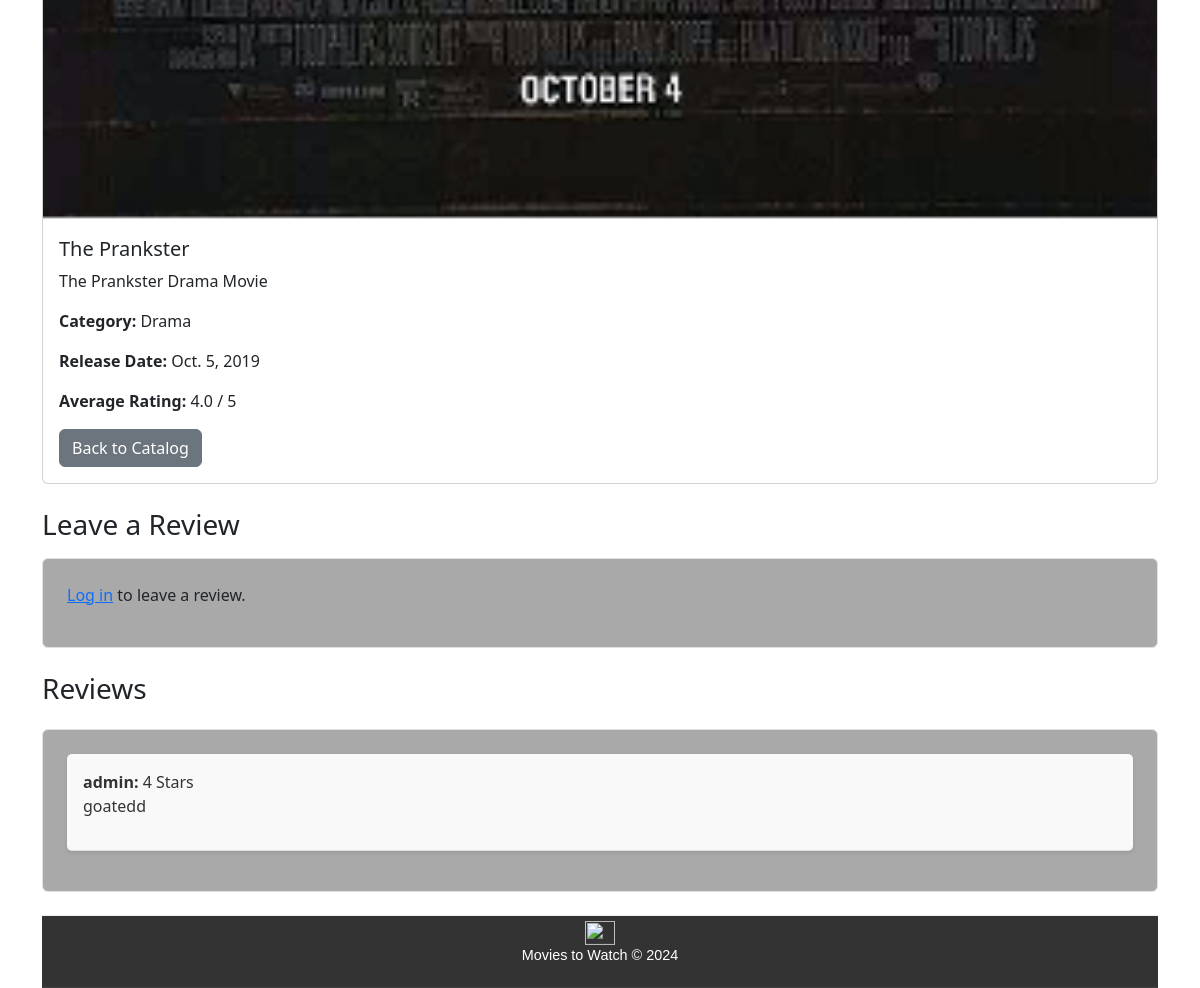
The page /products/34/ (lower part) on the database as committed earlier.
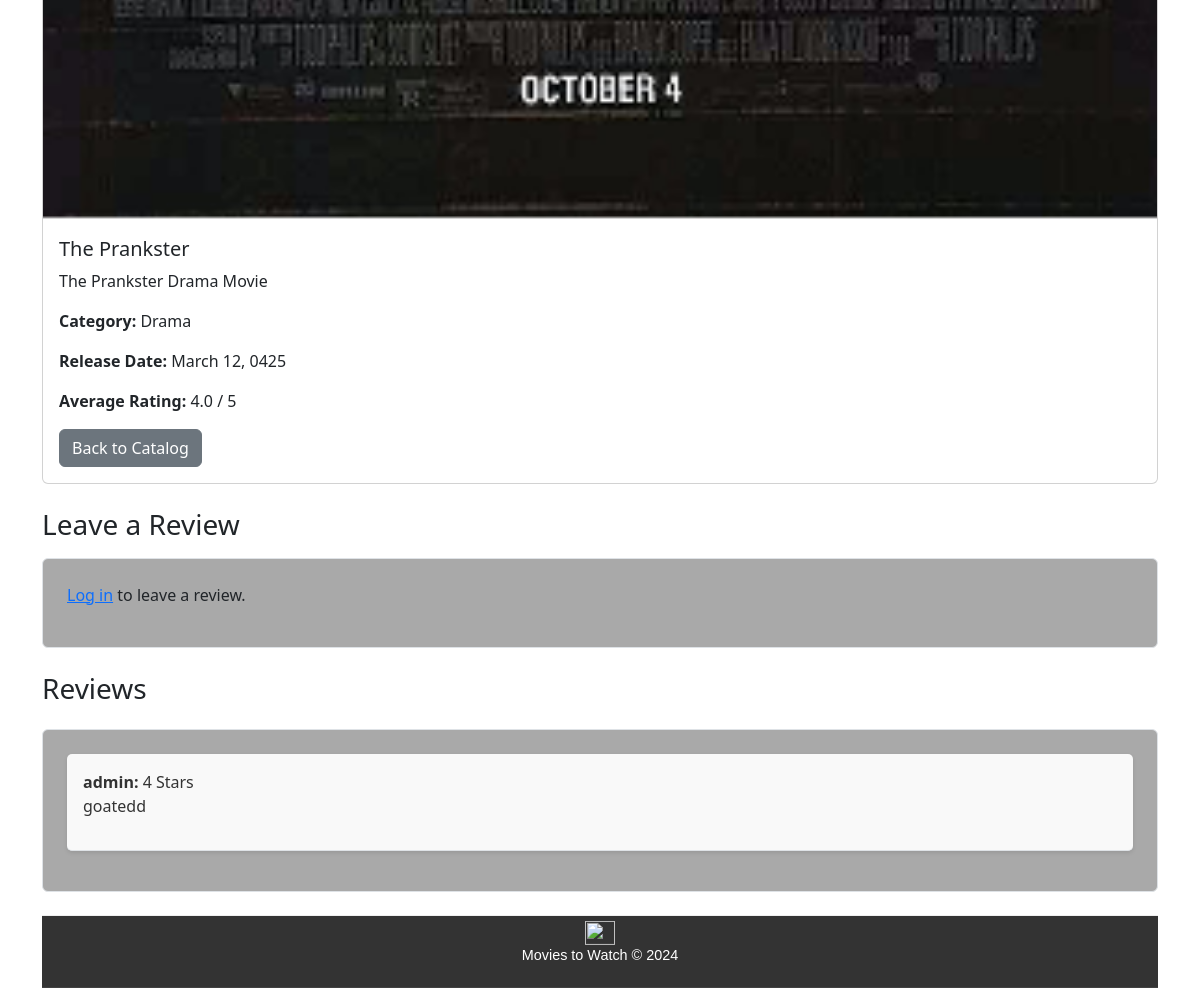
The same page on the database as committed later.
### products/models.py (models this page shows, shortened)
class Movie(models.Model):
    CATEGORY_CHOICES = [
        ('action', 'Action'),
        ('drama', 'Drama'),
        ('sci-fi', 'Science-Fiction'),
        ('comedy', 'Comedy'),
        ('thriller', 'Thriller'),
    ]
    title = models.CharField(max_length=255)
    description = models.TextField()
    release_date = models.DateField()
    image = models.ImageField(upload_to='media/', blank=True, null=True)
    category = models.CharField(max_length=50, choices=CATEGORY_CHOICES, default='action')
    price = models.DecimalField(max_digits=10, decimal_places=2, default=0.00)
    def average_rating(self):
        reviews = self.reviews.all()
        if reviews.exists():
            return sum(review.rating for review in reviews) / reviews.count()
        return 0

class Review(models.Model):
    movie = models.ForeignKey(Movie, related_name='reviews', on_delete=models.CASCADE)
    user = models.ForeignKey(User, on_delete=models.CASCADE)
    rating = models.IntegerField(choices=[(i, i) for i in range(1, 6)])  # 1 to 5 stars
    comment = models.TextField(blank=True)

### products/views.py (the view)
# urls.py: path('products/<int:product_id>/', views.product, name='product'),
def product(request, product_id):
    movie = get_object_or_404(Movie, id=product_id)
    reviews = Review.objects.filter(movie=movie)
    user_review = None
    if request.user.is_authenticated:
        user_review = reviews.filter(user=request.user).first()
        if request.method == 'POST':
            form = ReviewForm(request.POST)
            if form.is_valid():
                review = form.save(commit=False)
                review.movie = movie
                review.user = request.user
                review.save()
                return redirect('products:product', product_id=movie.id)
        else:
            form = ReviewForm()
    else:
        form = None
    context = {
        'movie': movie,
        'reviews': reviews,
        'user_review': user_review,
        'form': form,
    }
    return render(request, 'products/product.html', context)

### products/templates/products/product.html (shortened to what this page needs)
{% load static %}
<html lang="en">
<head>
    <link rel="stylesheet" href="https://cdn.jsdelivr.net/npm/bootstrap-icons@1.3.0/font/bootstrap-icons.css">
    <link href="{% static 'DimitriadisFinalProject/css/styles.css' %}" type="text/css" rel="stylesheet">
    <link href="https://cdn.jsdelivr.net/npm/bootstrap@5.3.3/dist/css/bootstrap.min.css" rel="stylesheet">
</head>
<body>
    <div class="container my-5">
        <div class="card">
            <img src="/{{ movie.image }}" class="card-img-top" alt="{{ movie.title }}">
            <div class="card-body">
                <h5 class="card-title">{{ movie.title }}</h5>
                <p class="card-text">{{ movie.description }}</p>
                <p><strong>Category:</strong> {{ movie.get_category_display }}</p>
                <p><strong>Release Date:</strong> {{ movie.release_date }}</p>
                <p><strong>Average Rating:</strong> {{ movie.average_rating|default:0|floatformat:1 }} / 5</p>
                <a href="{% url 'products:products' %}" class="btn btn-secondary">Back to Catalog</a>
            </div>
        </div>
    <div class="my-4">
        <h3 class="mb-3">Leave a Review</h3>
        <div class="border rounded p-4" style="background-color: #a9a9a9;">
            {% if user.is_authenticated %}
                {% if user_review %}
                    <div class="alert alert-info">
                        <p>You have already reviewed this movie: <strong>{{ user_review.rating }} Stars</strong></p>
                        <p>{{ user_review.comment }}</p>
                    </div>
                {% else %}
                    <form method="post" id="review-form">
                        {% csrf_token %}
                        <div class="form-group mb-3">
                            <label for="rating" class="form-label text-dark">Rating:</label>
                            {{ form.rating }}
                        </div>
                        <div class="form-group mb-3">
                            <label for="comment" class="form-label">Comment:</label>
                            <textarea name="comment" id="comment" class="form-control" rows="4" placeholder="Write your comment here"></textarea>
                        </div>
                        <button type="submit" class="btn btn-primary">Submit Review</button>
                    </form>
                {% endif %}
            {% else %}
                <p><a href="{% url 'home:login' %}">Log in</a> to leave a review.</p>
            {% endif %}
        </div>
    </div>
    <div class="my-4">
        <h3 class="mb-4">Reviews</h3>
        <div id="reviews-wrapper" class="border rounded p-4" style="background-color: #a9a9a9;">
            {% if reviews %}
            {% for review in reviews %}
                <div class="border-bottom p-3 mb-3 review-card">
                    <div class="review-details d-flex justify-content-between">
                        <p><strong>{{ review.user.username }}:</strong> {{ review.rating }} Stars</p>
                    </div>
                    <p>{{ review.comment }}</p>
                </div>
            {% endfor %}
            {% else %}
                <p id="no-reviews-message" class="text-center text-dark">No reviews yet. Be the first to review!</p>
            {% endif %}
        </div>
    </div>
    <footer class="footer">
        <img src="{% static 'DimitriadisFinalProject/images/logo.png' %}" alt="Logo" width="30" height="24" class="d-inline-block align-text-top">
        <p>Movies to Watch © 2024</p>
    </footer>
</body>
</html>

Rows that differ between the two databases and show on the page:
changed Movie "The Prankster": release_date "Oct. 5, 2019" → "March 12, 0425"
